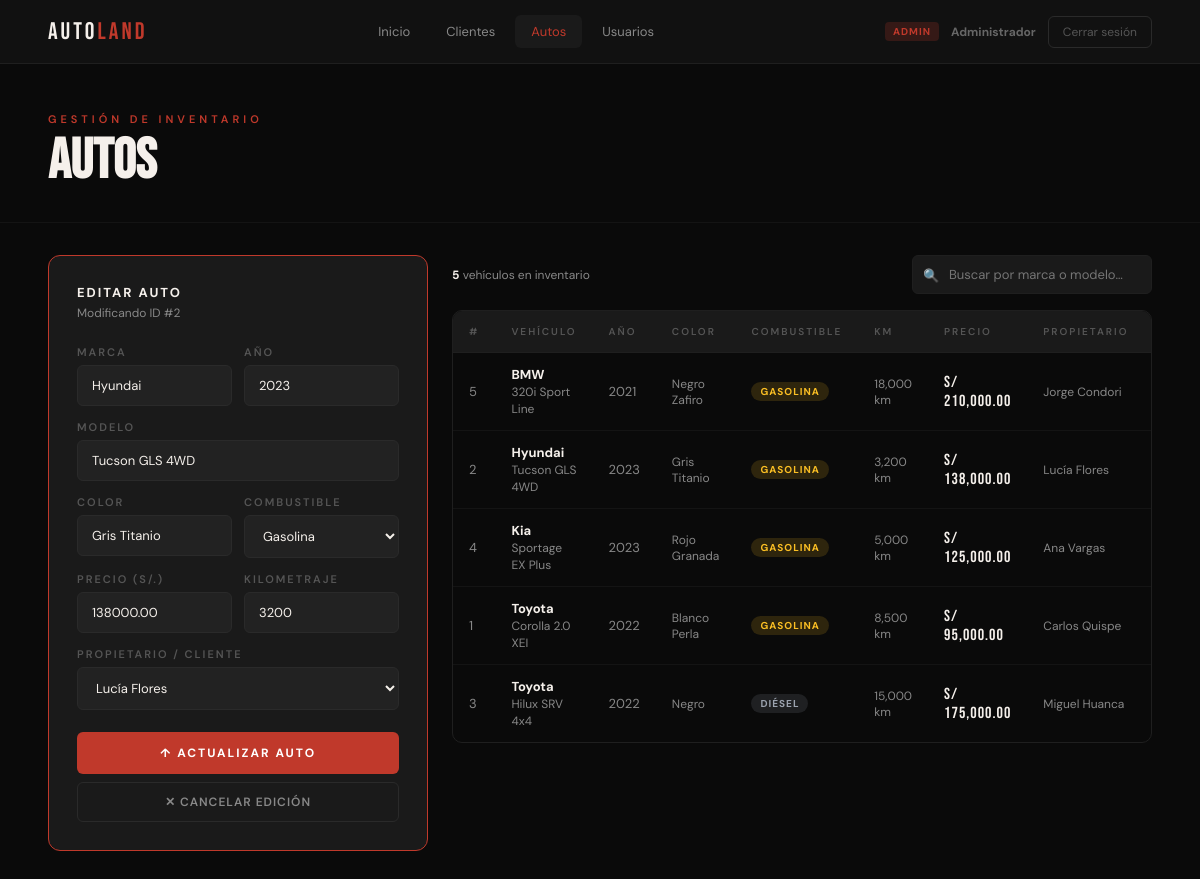
Screenshot of /form_Auto.php?editar=2 (signed in) with the database file from the repository.
### tables this page shows
CREATE TABLE IF NOT EXISTS auto (
  idAuto      INT AUTO_INCREMENT PRIMARY KEY,
  marca       VARCHAR(50),
  modelo      VARCHAR(100),
  anio        YEAR,
  color       VARCHAR(50),
  precio      DECIMAL(10,2),
  kilometraje INT          DEFAULT 0,
  combustible VARCHAR(20)  DEFAULT 'Gasolina',
  idIndividuo INT,
  idUsuario   INT          COMMENT 'Vendedor que registró el auto',
  FOREIGN KEY (idIndividuo) REFERENCES individuo(idIndividuo) ON DELETE SET NULL,
  FOREIGN KEY (idUsuario)   REFERENCES usuario(idUsuario)     ON DELETE SET NULL
);

### config/conexion.example.php (called while the page is built, shortened)
<?php
class Conexion
{
    private $con;
    private $db       = "mysql:host=localhost;dbname=autoland_bd;charset=utf8mb4";
    private $user     = "root";
    private $password = "";
    public function getConnection()
    {
        try {
            $this->con = new PDO($this->db, $this->user, $this->password, [
                PDO::ATTR_ERRMODE            => PDO::ERRMODE_EXCEPTION,
                PDO::ATTR_DEFAULT_FETCH_MODE => PDO::FETCH_ASSOC,
                PDO::ATTR_EMULATE_PREPARES   => false,
            ]);
        } catch (PDOException $e) {
            die(json_encode(['error' => 'Error de conexión: ' . $e->getMessage()]));
        }
        return $this->con;
    }
}

### config/data.php (called while the page is built, shortened)
<?php
class Data
{
    private $con;
    public function __construct()
    {
        $this->con = (new Conexion())->getConnection();
    }
    private function esAdmin($rol): bool { return $rol === 'admin'; }
    public function listarAuto($idUsuario, $rol)
    {
        if ($this->esAdmin($rol)) {
            $sql = "SELECT a.*, CONCAT(i.nombreIndividuo,' ',i.apellidoPaterno) AS propietario,
                           u.nombreReal AS registradoPor
                    FROM auto a
                    LEFT JOIN individuo i ON a.idIndividuo=i.idIndividuo
                    LEFT JOIN usuario   u ON a.idUsuario=u.idUsuario
                    ORDER BY a.marca,a.modelo";
            $stmt = $this->con->prepare($sql); $stmt->execute();
        }
        return $stmt;
    }
    public function buscarAuto($idAuto)
    {
        $stmt = $this->con->prepare(
            "SELECT a.*, CONCAT(i.nombreIndividuo,' ',i.apellidoPaterno) AS propietario
             FROM auto a LEFT JOIN individuo i ON a.idIndividuo=i.idIndividuo
             WHERE a.idAuto=?");
        $stmt->execute([$idAuto]); return $stmt;
    }
    public function listarIndividuoSelect($idUsuario, $rol)
    {
        if ($this->esAdmin($rol)) {
            $sql = "SELECT idIndividuo, CONCAT(nombreIndividuo,' ',apellidoPaterno) AS nombre
                    FROM individuo ORDER BY apellidoPaterno";
            $stmt = $this->con->prepare($sql); $stmt->execute();
        } else {
            $sql = "SELECT idIndividuo, CONCAT(nombreIndividuo,' ',apellidoPaterno) AS nombre
                    FROM individuo WHERE idUsuario=? ORDER BY apellidoPaterno";
            $stmt = $this->con->prepare($sql); $stmt->execute([$idUsuario]);
        }
        return $stmt->fetchAll();
    }
}

### form_Auto.php (the view, shortened to what this page needs)
<?php
require_once 'config/data.php';
$data       = new Data();
$nombreReal = htmlspecialchars($_SESSION['nombreReal']);
$rol        = $_SESSION['rol'];
$idUsuario  = $_SESSION['idUsuario'];
$esAdmin    = $rol === 'admin';
$busqueda = trim($_GET['q'] ?? '');
$autos    = $busqueda
    ? $data->buscarAutoPorTexto($busqueda, $idUsuario, $rol)->fetchAll()
    : $data->listarAuto($idUsuario, $rol)->fetchAll();
$editar   = null;
if (isset($_GET['editar'])) {
    $row    = $data->buscarAuto(intval($_GET['editar']))->fetch();
    $editar = $row ?: null;
}
$clientes = $data->listarIndividuoSelect($idUsuario, $rol);
$combustibles = ['Gasolina', 'Diésel', 'Híbrido', 'Eléctrico'];
$anioActual   = (int) date('Y');
?>
<!DOCTYPE html>
<html lang="es">
<head>
</head>
<body>
<nav class="navbar">
    <div class="nav-logo">AUTO<span>LAND</span></div>
    <div class="nav-links">
        <a href="index.php">Inicio</a>
        <a href="form_Individuo.php">Clientes</a>
        <a href="form_Auto.php" class="active">Autos</a>
        <?php if ($esAdmin): ?><a href="usuarios.php">Usuarios</a><?php endif; ?>
    </div>
    <div style="display:flex;align-items:center;gap:12px">
        <?php if ($esAdmin): ?><span style="background:rgba(192,57,43,.2);color:#c0392b;padding:3px 8px;border-radius:4px;font-size:10px;font-weight:700;letter-spacing:1px;text-transform:uppercase">Admin</span><?php endif; ?>
        <span style="font-size:12px;color:#444"><strong style="color:#666"><?= $nombreReal ?></strong></span>
        <a href="logout.php" class="btn-logout">Cerrar sesión</a>
    </div>
</nav>
<div class="page-header">
    <div class="page-eyebrow">Gestión de inventario</div>
    <h1 class="page-titulo">Autos</h1>
</div>
<div class="layout">
    <div class="form-card <?= $editar ? 'modo-editar' : '' ?>">
        <?php if ($editar): ?>
            <div class="form-titulo">Editar auto</div>
            <div class="form-sub">Modificando ID #<?= $editar['idAuto'] ?></div>
        <?php else: ?>
            <div class="form-titulo">Nuevo auto</div>
            <div class="form-sub">Completa los datos del vehículo</div>
        <?php endif; ?>
        <form method="POST" action="form_Auto.php">
            <div class="campos-grid">
                <div class="campo">
                    <label>Marca</label>
                    <input type="text" name="marca" placeholder="Toyota, Kia…" required
                           value="<?= htmlspecialchars($editar['marca'] ?? '') ?>">
                </div>
                <div class="campo">
                    <label>Año</label>
                    <input type="number" name="anio" min="1990" max="<?= $anioActual + 1 ?>"
                           placeholder="<?= $anioActual ?>"
                           value="<?= htmlspecialchars($editar['anio'] ?? $anioActual) ?>">
                </div>
            </div>
            <div class="campo">
                <label>Modelo</label>
                <input type="text" name="modelo" placeholder="Corolla 2.0 XEI" required
                       value="<?= htmlspecialchars($editar['modelo'] ?? '') ?>">
            </div>
            <div class="campos-grid">
                <div class="campo">
                    <label>Color</label>
                    <input type="text" name="color" placeholder="Blanco Perla"
                           value="<?= htmlspecialchars($editar['color'] ?? '') ?>">
                </div>
                <div class="campo">
                    <label>Combustible</label>
                    <select name="combustible">
                        <?php foreach ($combustibles as $c): ?>
                            <option value="<?= $c ?>" <?= ($editar['combustible'] ?? 'Gasolina') === $c ? 'selected' : '' ?>>
                                <?= $c ?>
                            </option>
                        <?php endforeach; ?>
                    </select>
                </div>
            </div>
            <div class="campos-grid">
                <div class="campo">
                    <label>Precio (S/.)</label>
                    <input type="number" name="precio" min="0" step="0.01" placeholder="0.00"
                           value="<?= htmlspecialchars($editar['precio'] ?? '') ?>">
                </div>
                <div class="campo">
                    <label>Kilometraje</label>
                    <input type="number" name="kilometraje" min="0" placeholder="0"
                           value="<?= htmlspecialchars($editar['kilometraje'] ?? '0') ?>">
                </div>
            </div>
            <div class="campo">
                <label>Propietario / Cliente</label>
                <select name="idIndividuo" required>
                    <?php foreach ($clientes as $c): ?>
                        <option value="<?= $c['idIndividuo'] ?>"
                            <?= ($editar['idIndividuo'] ?? '') == $c['idIndividuo'] ? 'selected' : '' ?>>
                            <?= htmlspecialchars($c['nombre']) ?>
                        </option>
                    <?php endforeach; ?>
                </select>
            </div>
            <button type="submit" class="btn-primary">
                <?= $editar ? '↑ Actualizar auto' : '+ Registrar auto' ?>
            </button>
        </form>
        <?php if ($editar): ?>
            <a href="form_Auto.php" class="btn-secondary">✕ Cancelar edición</a>
        <?php endif; ?>
    </div>
    <div class="tabla-section">
        <div class="tabla-top">
            <div class="tabla-info">
                <strong><?= count($autos) ?></strong> vehículo<?= count($autos) !== 1 ? 's' : '' ?>
                <?= $busqueda ? "para <strong>\"$busqueda\"</strong>" : 'en inventario' ?>
            </div>
            <form method="GET" action="form_Auto.php" class="search-wrap">
                <input type="text" name="q" placeholder="Buscar por marca o modelo…"
                       value="<?= htmlspecialchars($busqueda) ?>">
            </form>
        </div>
        <div class="tabla-wrap">
            <table>
                <thead>
                    <tr>
                        <th>#</th>
                        <th>Vehículo</th>
                        <th>Año</th>
                        <th>Color</th>
                        <th>Combustible</th>
                        <th>Km</th>
                        <th>Precio</th>
                        <th>Propietario</th>
                        <th>Acciones</th>
                    </tr>
                </thead>
                <tbody>
                    <?php if (empty($autos)): ?>
                        <tr class="empty-row"><td colspan="9">No hay autos registrados aún.</td></tr>
                    <?php else: ?>
                        <?php foreach ($autos as $a): ?>
                        <tr>
                            <td class="muted"><?= $a['idAuto'] ?></td>
                            <td>
                                <strong><?= htmlspecialchars($a['marca']) ?></strong><br>
                                <span style="font-size:12px;color:var(--texto);"><?= htmlspecialchars($a['modelo']) ?></span>
                            </td>
                            <td class="muted"><?= $a['anio'] ?></td>
                            <td class="muted" style="font-size:12px;"><?= htmlspecialchars($a['color']) ?></td>
                            <td>
                                <span class="badge-comb comb-<?= htmlspecialchars($a['combustible']) ?>">
                                    <?= htmlspecialchars($a['combustible']) ?>
                                </span>
                            </td>
                            <td class="muted" style="font-size:12px;"><?= number_format($a['kilometraje']) ?> km</td>
                            <td><span class="precio-tag">S/ <?= number_format($a['precio'], 2) ?></span></td>
                            <td class="muted" style="font-size:12px;"><?= htmlspecialchars($a['propietario'] ?? '—') ?></td>
                            <td>
                            </td>
                        </tr>
                        <?php endforeach; ?>
                    <?php endif; ?>
                </tbody>
            </table>
        </div>
    </div>
</div>
</body>
</html>

### rows the page displays
auto: idAuto "2", marca "Hyundai", anio "2023", modelo "Tucson GLS 4WD", color "Gris Titanio", combustible "Gasolina", precio "138000.00", kilometraje "3200", idIndividuo "Lucía Flores", combustible "GASOLINA", kilometraje "3,200", precio "138,000.00", propietario "Lucía Flores"
auto: idAuto "5", marca "BMW", modelo "320i Sport Line", anio "2021", color "Negro Zafiro", combustible "GASOLINA", kilometraje "18,000", precio "210,000.00", propietario "Jorge Condori"
auto: idAuto "4", marca "Kia", modelo "Sportage EX Plus", anio "2023", color "Rojo Granada", combustible "GASOLINA", kilometraje "5,000", precio "125,000.00", propietario "Ana Vargas"
auto: idAuto "1", marca "Toyota", modelo "Corolla 2.0 XEI", anio "2022", color "Blanco Perla", combustible "GASOLINA", kilometraje "8,500", precio "95,000.00", propietario "Carlos Quispe"
auto: idAuto "3", marca "Toyota", modelo "Hilux SRV 4x4", anio "2022", color "Negro", combustible "DIÉSEL", kilometraje "15,000", precio "175,000.00", propietario "Miguel Huanca"

### other values shown
$nombreReal "Administrador"
count($autos) "5"
